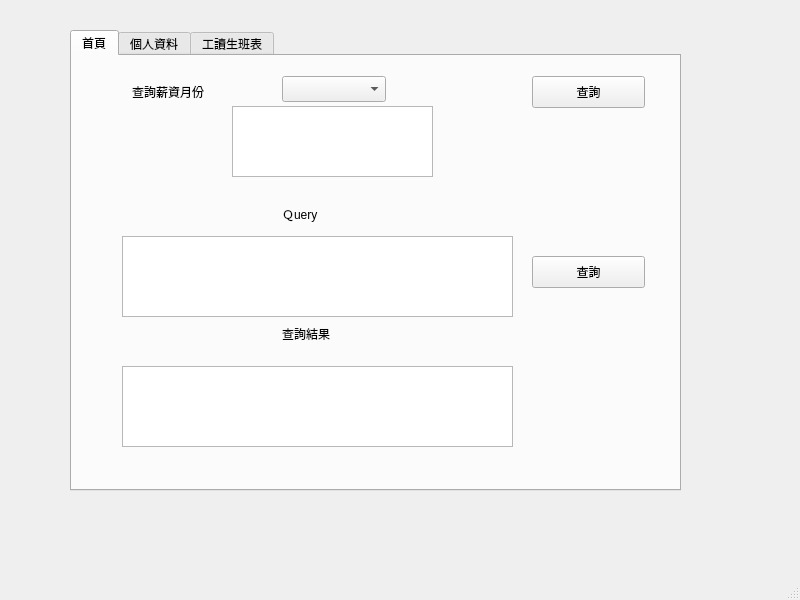
<?xml version="1.0" encoding="UTF-8"?>
<ui version="4.0">
 <class>MainWindow</class>
 <widget class="QMainWindow" name="MainWindow">
  <property name="geometry">
   <rect>
    <x>0</x>
    <y>0</y>
    <width>800</width>
    <height>600</height>
   </rect>
  </property>
  <property name="windowTitle">
   <string>MainWindow</string>
  </property>
  <widget class="QWidget" name="centralwidget">
   <widget class="QTabWidget" name="tabWidget">
    <property name="geometry">
     <rect>
      <x>70</x>
      <y>30</y>
      <width>611</width>
      <height>461</height>
     </rect>
    </property>
    <property name="currentIndex">
     <number>0</number>
    </property>
    <widget class="QWidget" name="tab">
     <attribute name="title">
      <string>首頁</string>
     </attribute>
     <widget class="QLabel" name="label">
      <property name="geometry">
       <rect>
        <x>60</x>
        <y>20</y>
        <width>91</width>
        <height>31</height>
       </rect>
      </property>
      <property name="text">
       <string>查詢薪資月份</string>
      </property>
     </widget>
     <widget class="QComboBox" name="comboBox_2">
      <property name="geometry">
       <rect>
        <x>210</x>
        <y>20</y>
        <width>104</width>
        <height>26</height>
       </rect>
      </property>
     </widget>
     <widget class="QPushButton" name="pushButton_salary_button">
      <property name="geometry">
       <rect>
        <x>460</x>
        <y>20</y>
        <width>113</width>
        <height>32</height>
       </rect>
      </property>
      <property name="text">
       <string>查詢</string>
      </property>
     </widget>
     <widget class="QLabel" name="label_3">
      <property name="geometry">
       <rect>
        <x>210</x>
        <y>270</y>
        <width>60</width>
        <height>16</height>
       </rect>
      </property>
      <property name="text">
       <string>查詢結果</string>
      </property>
     </widget>
     <widget class="QTextBrowser" name="textBrowser_result">
      <property name="geometry">
       <rect>
        <x>50</x>
        <y>310</y>
        <width>391</width>
        <height>81</height>
       </rect>
      </property>
     </widget>
     <widget class="QTextEdit" name="textEdit_query_3">
      <property name="geometry">
       <rect>
        <x>50</x>
        <y>180</y>
        <width>391</width>
        <height>81</height>
       </rect>
      </property>
     </widget>
     <widget class="QPushButton" name="pushButton_inquire_1">
      <property name="geometry">
       <rect>
        <x>460</x>
        <y>200</y>
        <width>113</width>
        <height>32</height>
       </rect>
      </property>
      <property name="text">
       <string>查詢</string>
      </property>
     </widget>
     <widget class="QTextBrowser" name="textBrowser_salary_button">
      <property name="geometry">
       <rect>
        <x>160</x>
        <y>50</y>
        <width>201</width>
        <height>71</height>
       </rect>
      </property>
     </widget>
     <widget class="QLabel" name="label_2">
      <property name="geometry">
       <rect>
        <x>210</x>
        <y>150</y>
        <width>60</width>
        <height>16</height>
       </rect>
      </property>
      <property name="text">
       <string>Ｑuery</string>
      </property>
     </widget>
    </widget>
    <widget class="QWidget" name="tab_2">
     <attribute name="title">
      <string>個人資料</string>
     </attribute>
     <widget class="QLabel" name="label_school_id">
      <property name="geometry">
       <rect>
        <x>20</x>
        <y>40</y>
        <width>91</width>
        <height>21</height>
       </rect>
      </property>
      <property name="text">
       <string>學號</string>
      </property>
      <property name="alignment">
       <set>Qt::AlignCenter</set>
      </property>
     </widget>
     <widget class="QLabel" name="label_name">
      <property name="geometry">
       <rect>
        <x>20</x>
        <y>90</y>
        <width>91</width>
        <height>21</height>
       </rect>
      </property>
      <property name="text">
       <string>姓名</string>
      </property>
      <property name="alignment">
       <set>Qt::AlignCenter</set>
      </property>
     </widget>
     <widget class="QLabel" name="label_department">
      <property name="geometry">
       <rect>
        <x>20</x>
        <y>140</y>
        <width>91</width>
        <height>21</height>
       </rect>
      </property>
      <property name="text">
       <string>科系</string>
      </property>
      <property name="alignment">
       <set>Qt::AlignCenter</set>
      </property>
     </widget>
     <widget class="QLabel" name="label_post_office">
      <property name="geometry">
       <rect>
        <x>20</x>
        <y>240</y>
        <width>91</width>
        <height>21</height>
       </rect>
      </property>
      <property name="text">
       <string>郵局帳號</string>
      </property>
      <property name="alignment">
       <set>Qt::AlignCenter</set>
      </property>
     </widget>
     <widget class="QLineEdit" name="lineEdit_school_id">
      <property name="geometry">
       <rect>
        <x>160</x>
        <y>40</y>
        <width>113</width>
        <height>21</height>
       </rect>
      </property>
     </widget>
     <widget class="QLineEdit" name="lineEdit_name">
      <property name="geometry">
       <rect>
        <x>160</x>
        <y>90</y>
        <width>113</width>
        <height>21</height>
       </rect>
      </property>
     </widget>
     <widget class="QLineEdit" name="lineEdit_department">
      <property name="geometry">
       <rect>
        <x>160</x>
        <y>140</y>
        <width>113</width>
        <height>21</height>
       </rect>
      </property>
     </widget>
     <widget class="QLineEdit" name="lineEdit_post_office">
      <property name="geometry">
       <rect>
        <x>160</x>
        <y>240</y>
        <width>113</width>
        <height>21</height>
       </rect>
      </property>
     </widget>
     <widget class="QLabel" name="label_phone">
      <property name="geometry">
       <rect>
        <x>20</x>
        <y>190</y>
        <width>91</width>
        <height>21</height>
       </rect>
      </property>
      <property name="text">
       <string>電話</string>
      </property>
      <property name="alignment">
       <set>Qt::AlignCenter</set>
      </property>
     </widget>
     <widget class="QLineEdit" name="lineEdit_phone">
      <property name="geometry">
       <rect>
        <x>160</x>
        <y>190</y>
        <width>113</width>
        <height>21</height>
       </rect>
      </property>
     </widget>
     <widget class="QPushButton" name="pushButton_update">
      <property name="geometry">
       <rect>
        <x>120</x>
        <y>280</y>
        <width>113</width>
        <height>32</height>
       </rect>
      </property>
      <property name="text">
       <string>Update</string>
      </property>
     </widget>
     <widget class="QLabel" name="label_Button">
      <property name="geometry">
       <rect>
        <x>130</x>
        <y>10</y>
        <width>60</width>
        <height>16</height>
       </rect>
      </property>
      <property name="text">
       <string>Button</string>
      </property>
     </widget>
     <widget class="QLabel" name="label_query">
      <property name="geometry">
       <rect>
        <x>420</x>
        <y>10</y>
        <width>60</width>
        <height>16</height>
       </rect>
      </property>
      <property name="text">
       <string>Query</string>
      </property>
     </widget>
     <widget class="QPushButton" name="pushButton_run">
      <property name="geometry">
       <rect>
        <x>390</x>
        <y>180</y>
        <width>113</width>
        <height>32</height>
       </rect>
      </property>
      <property name="text">
       <string>Run</string>
      </property>
     </widget>
     <widget class="QTextEdit" name="textEdit_query">
      <property name="geometry">
       <rect>
        <x>350</x>
        <y>40</y>
        <width>181</width>
        <height>101</height>
       </rect>
      </property>
     </widget>
    </widget>
    <widget class="QWidget" name="tab_3">
     <attribute name="title">
      <string>工讀生班表</string>
     </attribute>
     <widget class="QLabel" name="label_Monday">
      <property name="geometry">
       <rect>
        <x>120</x>
        <y>60</y>
        <width>60</width>
        <height>16</height>
       </rect>
      </property>
      <property name="text">
       <string>星期一</string>
      </property>
      <property name="alignment">
       <set>Qt::AlignCenter</set>
      </property>
     </widget>
     <widget class="QPushButton" name="pushButton_morning_1">
      <property name="geometry">
       <rect>
        <x>110</x>
        <y>90</y>
        <width>91</width>
        <height>101</height>
       </rect>
      </property>
      <property name="text">
       <string/>
      </property>
     </widget>
     <widget class="QPushButton" name="pushButton_afternoon_1">
      <property name="geometry">
       <rect>
        <x>110</x>
        <y>220</y>
        <width>91</width>
        <height>101</height>
       </rect>
      </property>
      <property name="text">
       <string/>
      </property>
     </widget>
     <widget class="QPushButton" name="pushButton_morning_2">
      <property name="geometry">
       <rect>
        <x>200</x>
        <y>90</y>
        <width>91</width>
        <height>101</height>
       </rect>
      </property>
      <property name="text">
       <string/>
      </property>
     </widget>
     <widget class="QPushButton" name="pushButton_afternoon_2">
      <property name="geometry">
       <rect>
        <x>200</x>
        <y>220</y>
        <width>91</width>
        <height>101</height>
       </rect>
      </property>
      <property name="text">
       <string/>
      </property>
     </widget>
     <widget class="QPushButton" name="pushButton_morning_3">
      <property name="geometry">
       <rect>
        <x>290</x>
        <y>90</y>
        <width>91</width>
        <height>101</height>
       </rect>
      </property>
      <property name="text">
       <string/>
      </property>
     </widget>
     <widget class="QPushButton" name="pushButton_afternoon_3">
      <property name="geometry">
       <rect>
        <x>290</x>
        <y>220</y>
        <width>91</width>
        <height>101</height>
       </rect>
      </property>
      <property name="text">
       <string/>
      </property>
     </widget>
     <widget class="QPushButton" name="pushButton_morning_4">
      <property name="geometry">
       <rect>
        <x>380</x>
        <y>90</y>
        <width>91</width>
        <height>101</height>
       </rect>
      </property>
      <property name="text">
       <string/>
      </property>
     </widget>
     <widget class="QPushButton" name="pushButton_afternoon_4">
      <property name="geometry">
       <rect>
        <x>380</x>
        <y>220</y>
        <width>91</width>
        <height>101</height>
       </rect>
      </property>
      <property name="text">
       <string/>
      </property>
     </widget>
     <widget class="QPushButton" name="pushButton_morning_5">
      <property name="geometry">
       <rect>
        <x>470</x>
        <y>90</y>
        <width>91</width>
        <height>101</height>
       </rect>
      </property>
      <property name="text">
       <string/>
      </property>
     </widget>
     <widget class="QPushButton" name="pushButton_afternoon_5">
      <property name="geometry">
       <rect>
        <x>470</x>
        <y>220</y>
        <width>91</width>
        <height>101</height>
       </rect>
      </property>
      <property name="text">
       <string/>
      </property>
     </widget>
     <widget class="QLabel" name="label_noon">
      <property name="geometry">
       <rect>
        <x>119</x>
        <y>185</y>
        <width>431</width>
        <height>31</height>
       </rect>
      </property>
      <property name="text">
       <string>午休</string>
      </property>
      <property name="alignment">
       <set>Qt::AlignCenter</set>
      </property>
     </widget>
     <widget class="QLabel" name="label_Tuesday">
      <property name="geometry">
       <rect>
        <x>210</x>
        <y>60</y>
        <width>60</width>
        <height>16</height>
       </rect>
      </property>
      <property name="text">
       <string>星期二</string>
      </property>
      <property name="alignment">
       <set>Qt::AlignCenter</set>
      </property>
     </widget>
     <widget class="QLabel" name="label_Wednesday">
      <property name="geometry">
       <rect>
        <x>300</x>
        <y>60</y>
        <width>60</width>
        <height>16</height>
       </rect>
      </property>
      <property name="text">
       <string>星期三</string>
      </property>
      <property name="alignment">
       <set>Qt::AlignCenter</set>
      </property>
     </widget>
     <widget class="QLabel" name="label_Thursday">
      <property name="geometry">
       <rect>
        <x>390</x>
        <y>60</y>
        <width>60</width>
        <height>16</height>
       </rect>
      </property>
      <property name="text">
       <string>星期四</string>
      </property>
      <property name="alignment">
       <set>Qt::AlignCenter</set>
      </property>
     </widget>
     <widget class="QLabel" name="label_Friday">
      <property name="geometry">
       <rect>
        <x>480</x>
        <y>60</y>
        <width>60</width>
        <height>16</height>
       </rect>
      </property>
      <property name="text">
       <string>星期五</string>
      </property>
      <property name="alignment">
       <set>Qt::AlignCenter</set>
      </property>
     </widget>
     <widget class="QLabel" name="label_morning">
      <property name="geometry">
       <rect>
        <x>29</x>
        <y>130</y>
        <width>71</width>
        <height>20</height>
       </rect>
      </property>
      <property name="text">
       <string>上午9~12</string>
      </property>
      <property name="alignment">
       <set>Qt::AlignCenter</set>
      </property>
     </widget>
     <widget class="QLabel" name="label_afternoon">
      <property name="geometry">
       <rect>
        <x>30</x>
        <y>260</y>
        <width>71</width>
        <height>20</height>
       </rect>
      </property>
      <property name="text">
       <string>下午13~16</string>
      </property>
      <property name="alignment">
       <set>Qt::AlignCenter</set>
      </property>
     </widget>
     <widget class="QComboBox" name="comboBox">
      <property name="geometry">
       <rect>
        <x>250</x>
        <y>20</y>
        <width>104</width>
        <height>26</height>
       </rect>
      </property>
     </widget>
     <widget class="QLabel" name="label_4">
      <property name="geometry">
       <rect>
        <x>280</x>
        <y>330</y>
        <width>60</width>
        <height>16</height>
       </rect>
      </property>
      <property name="text">
       <string>Query</string>
      </property>
     </widget>
     <widget class="QTextEdit" name="textEdit_query2">
      <property name="geometry">
       <rect>
        <x>53</x>
        <y>360</y>
        <width>291</width>
        <height>31</height>
       </rect>
      </property>
     </widget>
     <widget class="QPushButton" name="pushButton_run2">
      <property name="geometry">
       <rect>
        <x>410</x>
        <y>360</y>
        <width>113</width>
        <height>32</height>
       </rect>
      </property>
      <property name="text">
       <string>Run</string>
      </property>
     </widget>
    </widget>
   </widget>
  </widget>
  <widget class="QMenuBar" name="menubar">
   <property name="geometry">
    <rect>
     <x>0</x>
     <y>0</y>
     <width>800</width>
     <height>24</height>
    </rect>
   </property>
  </widget>
  <widget class="QStatusBar" name="statusbar"/>
 </widget>
 <resources/>
 <connections/>
</ui>
